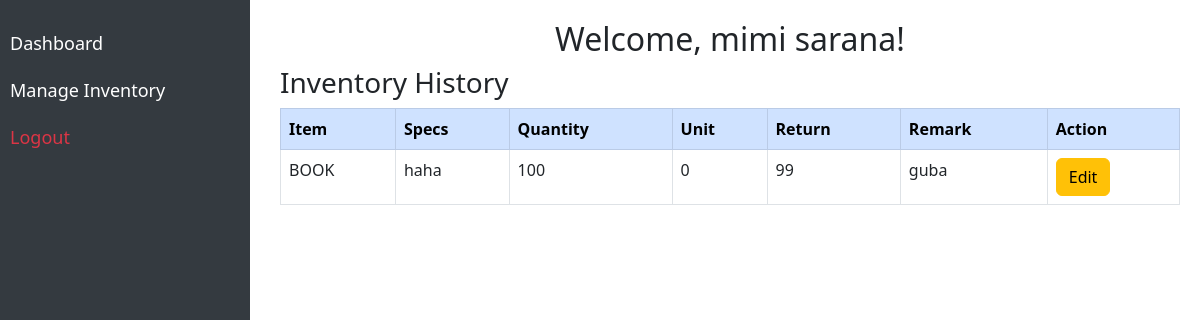
Screenshot of /dashboard.php (signed in) with the database file from the repository.
### tables this page shows
CREATE TABLE `teacher_detail` (
  `teacher_detail_id` int(11) NOT NULL,
  `teacher_id` int(11) NOT NULL,
  `item` varchar(255) NOT NULL,
  `specs` text DEFAULT NULL,
  `qty` int(11) NOT NULL,
  `unit` varchar(50) NOT NULL,
  `return` int(11) DEFAULT 0,
  `remark` text DEFAULT NULL
);

### dashboard.php (the view, shortened to what this page needs)
<?php
include 'config.php';
$account_id = $_SESSION['account_id'];
$query_teacher = "SELECT teacher_id, CONCAT(fn, ' ', ln) AS full_name FROM teacher WHERE account_id = '$account_id'";
$result = $conn->query($query_teacher);
$teacher = $result->fetch_assoc();
$teacher_id = $teacher['teacher_id'];
$full_name = $teacher['full_name'];
$inventory_query = "SELECT * FROM teacher_detail WHERE teacher_id = '$teacher_id'";
$inventory_result = $conn->query($inventory_query);
?>
<!DOCTYPE html>
<html>
<head>
    <link rel="stylesheet" href="https://cdn.jsdelivr.net/npm/bootstrap@5.3.0/dist/css/bootstrap.min.css">
</head>
<body>
<div class="sidebar">
    <a href="dashboard.php" class="<?= ($current_page == 'dashboard.php') ? 'active' : '' ?>">Dashboard</a>
    <a href="inventory.php" class="<?= ($current_page == 'inventory.php') ? 'active' : '' ?>">Manage Inventory</a>
    <a href="logout.php" class="text-danger">Logout</a>
</div>
    <div class="content">
    <h2 class="text-center">Welcome, <?= $full_name; ?>!</h2>
        <h3>Inventory History</h3>
        <table class="table table-bordered">
        <thead class="table-primary">
            <tr>
                <th>Item</th>
                <th>Specs</th>
                <th>Quantity</th>
                <th>Unit</th>
                <th>Return</th>
                <th>Remark</th>
                <th>Action</th>
            </tr>
            </thead>
            <?php while ($row = $inventory_result->fetch_assoc()) { ?>
                <tr>
                    <td><?= $row['item'] ?></td>
                    <td><?= $row['specs'] ?></td>
                    <td><?= $row['qty'] ?></td>
                    <td><?= $row['unit'] ?></td>
                    <td><?= $row['return'] ?></td>
                    <td><?= $row['remark'] ?></td>
                    <td>
                        <a href="dashboard.php?edit_id=<?= $row['teacher_detail_id'] ?>" class="btn btn-warning">Edit</a>
                    </td>
                </tr>
            <?php } ?>
        </table>
    </div>
</body>
</html>

### dashboard.php (style rules this page uses)
.sidebar { height: 100vh; width: 250px; position: fixed; top: 0; left: 0; background-color: #343a40; padding-top: 20px; }
.sidebar a { padding: 10px; text-decoration: none; font-size: 18px; color: white; display: block; }
.content { margin-left: 260px; padding: 20px; }

### rows the page displays
teacher_detail: item "BOOK", specs "haha", qty "100", unit "0", return "99", remark "guba"

### other values shown
$full_name "mimi sarana"
